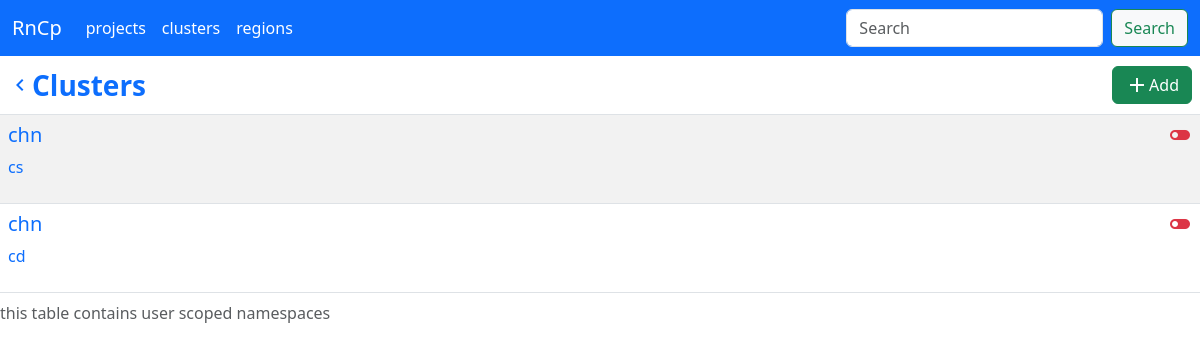
The app's page /ci/clusters with its own data.
### models/Cluster.py (models this page shows, shortened)
class Cluster(BaseModel):
    __tablename__ = 'cluster'  # Name of the database table
    id = Column(Integer, primary_key=True, autoincrement=True)
    name = Column(String(255), nullable=False)
    description = Column(String(1000))
    active = Column(Boolean, nullable=False, default=False)
    cpu = Column(Integer)
    memory = Column(Integer)
    region_id = Column(Integer, ForeignKey('region.id'), nullable=False)
    region = relationship('Region', back_populates='clusters')
    quotas = relationship('Quota', back_populates='cluster')

### routes/ci/__init__.py (the view)
@ci_api.route('/clusters')
def clusters():
    return render_template('clusters.html', clusters=Cluster.all())

### models/Base.py (called while the page is built)
    def __get__(self, _, owner_cls):
        return self.fget(owner_cls)

    @classmethod
    def all(cls):
        return cls.session.query(cls).all()

    @class_property
    def session(cls):
        return gen_session()

### utils/db.py (called while the page is built, shortened)
def gen_session(url=get_env_variable("datasource.url", "sqlite:///pi-gate.db")) -> scoped_session:
    return engines[url]

### templates/clusters.html (shortened to what this page needs)
{% extends "base.html" %} {% block title %}Clusters{% endblock title %} {% block
body %}
<table class="table table-striped table-hover">
  <caption>
    this table contains user scoped namespaces
  </caption>
  <thead>
    <tr>
      <th scope="col">
        <div class="d-flex align-items-center justify-content-between">
          <a
            href="{{ url_for('root.ci.index') }}"
            class="text-decoration-none d-flex align-items-center justify-content-center"
          >
            <span class="material-icons"> navigate_before </span>
            <span class="text-primary fs-3">Clusters</span>
          </a>
          <div class="d-flex">
            <a
              href="{{ url_for('root.ci.create_cluster') }}"
              class="btn btn-success text-white d-flex align-items-center justify-content-around"
              ><span class="material-icons"> add </span>
              Add
            </a>
          </div>
        </div>
      </th>
    </tr>
  </thead>
  <tbody>
    {% for cluster in clusters %}
    <tr>
      <td>
        <a
          class="d-flex justify-content-between text-decoration-none"
          href="{{ url_for('root.ci.cluster_detail', cluster_id=cluster['id']) }}"
        >
          <div>
            <h5>{{cluster.name}}</h5>
            <p>{{cluster.description}}</p>
          </div>
           {% if not cluster.active%}<span class="material-icons text-danger">
            toggle_off </span
          >{% endif %}
        </a>
      </td>
    </tr>
    {% endfor %}
  </tbody>
</table>
{% endblock body %}

### templates/base.html (shortened to what this page needs)
<!DOCTYPE html>
<html lang="en">
  <head>
    <link
      href="https://cdn.jsdelivr.net/npm/bootstrap@5.3.2/dist/css/bootstrap.min.css"
      rel="stylesheet"
    />
  </head>
  <body style="max-width: 100vw; max-height: 100vh" class="d-flex flex-column">
    <nav class="navbar navbar-expand-lg navbar-dark bg-primary">
      <div class="container-fluid">
        <a class="navbar-brand" href="{{ url_for('root.ci.index') }}">RnCp</a>
        <div class="collapse navbar-collapse" id="navbarTogglerDemo03">
          <ul class="navbar-nav me-auto mb-2 mb-lg-0">
            {% for nav in ['projects','clusters', 'regions'] %}
            <li class="nav-item">
              <a
                class="nav-link active"
                aria-current="page"
                href="{{ url_for('root.ci.'+nav) }}"
                >{{nav}}</a
              >
            </li>
            {% endfor %}
          </ul>
          <form class="d-flex">
            <input
              class="form-control me-2"
              name="search"
              type="search"
              placeholder="Search"
              aria-label="Search"
            />
            <button class="btn btn-outline-success btn-light" type="submit">
              Search
            </button>
          </form>
        </div>
      </div>
    </nav>
    <main class="d-flex flex-column flex-1 overflow-scroll">
      {% block body %}{% endblock body %}
    </main>
  </body>
</html>

### records on screen
Cluster: name "chn", description "cs", active False (drawn)
Cluster: name "chn", description "cd", active False (drawn)

### other values on screen
{{ nav }} "projects" "clusters" "regions"
